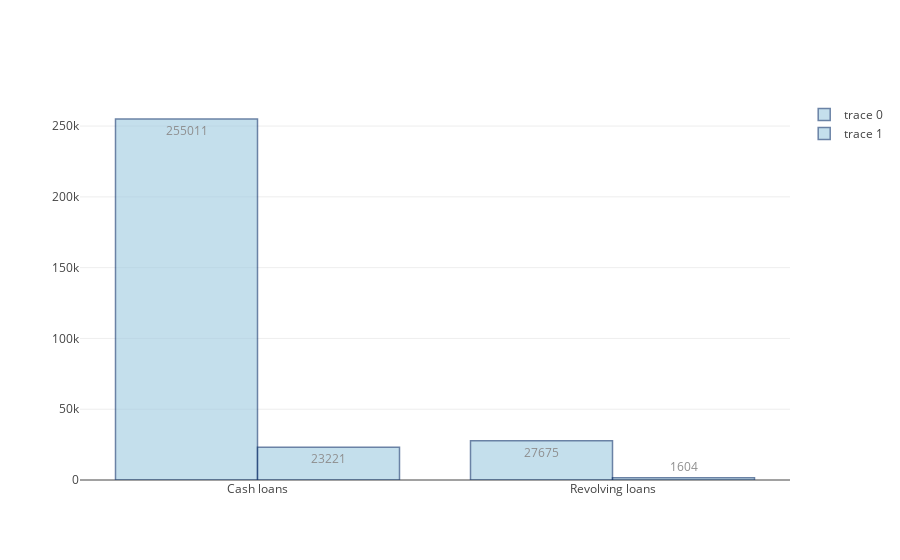

Source (notebook cell):
### Code cell
for c in application_train.columns:
    if c == 'SK_ID_CURR' or c == 'TARGET':
        continue
    print(c, '-'*20)
    if application_train[c].dtype == 'object':
        grouped = application_train[['TARGET', c, 'SK_ID_CURR']].groupby(by=[c, 'TARGET'])
        grouped_counts = grouped['SK_ID_CURR'].agg('count')
        y_values = [[grouped_counts[i].get(j, 0) for i in sorted(set(grouped_counts.index.get_level_values(0)))] 
                    for j in sorted(set(grouped_counts.index.get_level_values(1)))]
        data = []
        x_values = sorted(set(grouped_counts.index.get_level_values(0)))
        for v in y_values:
            print(v)
            trace = go.Bar(
                x=x_values,
                y=v,
                text=v,
                textposition = 'auto',
                marker=dict(
                    color='rgb(158,202,225)',
                    line=dict(
                        color='rgb(8,48,107)',
                        width=1.5),
                ),
                opacity=0.6
            )
            data.append(trace)
    poff.iplot(data)
    break

### Figure 1 — Plotly figure (JSON) as saved in the notebook; plotly's stock layout.template omitted (floating-point values rounded to 4 significant figures)
{"data": [{"marker": {"color": "rgb(158,202,225)", "line": {"color": "rgb(8,48,107)", "width": 1.5}}, "opacity": 0.6, "text": ["255011", "27675"], "textposition": "auto", "type": "bar", "uid": "b3768bd0-9b79-4346-9e1d-f0c0b348cae7", "x": ["Cash loans", "Revolving loans"], "y": [255011, 27675]}, {"marker": {"color": "rgb(158,202,225)", "line": {"color": "rgb(8,48,107)", "width": 1.5}}, "opacity": 0.6, "text": ["23221", "1604"], "textposition": "auto", "type": "bar", "uid": "d9d0c45e-d379-4ed7-bdf4-b37ce7e42978", "x": ["Cash loans", "Revolving loans"], "y": [23221, 1604]}], "layout": {}}
